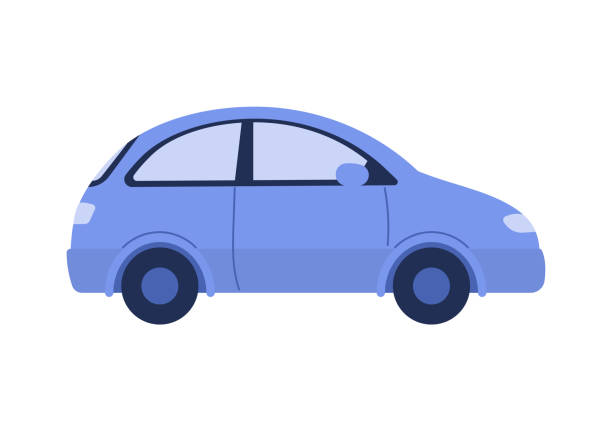
#> input picture python-tracker/images/voiture.jpg, 612 x 428 px; its folder holds only this picture in this run
$ python -i object_identifier.py   (imports and definitions only)
#> lines starting #> are read from the running program, lines starting #| are printed output that depends on the picture
#> further down, picture is the input picture: shape (428, 612, 3); mean B, G, R 241.9, 222.8, 216.3
import cv2
import os
import logging

# [1 line not run here, left out]
logger = logging.getLogger(__name__)

class ObjectIdentifier:
    def __init__(self, images_dir=None, min_match_count=10, distance_threshold=50):
        self.orb = cv2.ORB_create()
        self.bf = cv2.BFMatcher(cv2.NORM_HAMMING, crossCheck=True)
        self.min_match_count = min_match_count
        self.distance_threshold = distance_threshold

        if images_dir is None:
            images_dir = os.path.join(os.path.dirname(__file__), "images")

        if not os.path.exists(images_dir):
            logger.error(f"Le dossier d'images n'existe pas : {images_dir}")
            raise FileNotFoundError(f"Le dossier d'images n'existe pas : {images_dir}")

        self.reference_images = self._load_reference_descriptors(images_dir)

    def _load_reference_descriptors(self, directory):
#> called with directory = 'python-tracker/images'
        descriptors = {}
        for filename in os.listdir(directory):
            filepath = os.path.join(directory, filename)
            img = cv2.imread(filepath, cv2.IMREAD_GRAYSCALE)
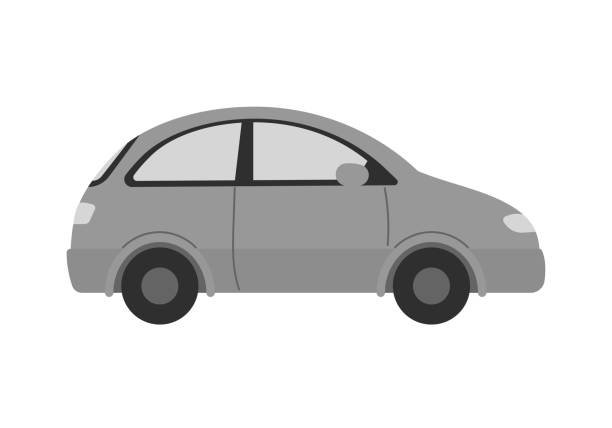
#> img: shape (428, 612); min 20, max 255, mean 223
#> in __init__, `self.reference_images = self._load_reference_descriptors(images_dir)`: self.reference_images = 1 item

            if img is None:
                logger.warning(f"Image illisible : {filename}")
                continue

            _, des = self.orb.detectAndCompute(img, None)
            if des is None or len(des) == 0:
                logger.warning(f"Aucun descripteur détecté dans : {filename}")
                continue

            label = os.path.splitext(filename)[0]
            descriptors[label] = des
        logger.info(f"{len(descriptors)} images de référence chargées.")
        return descriptors

    def _compute_best_match(self, des_frame):
        best_match = None
        best_score = float('inf')
        for label, des_ref in self.reference_images.items():
            if des_ref is None or len(des_ref) == 0:
                continue
            matches = self.bf.match(des_ref, des_frame)
            if len(matches) < self.min_match_count:
                continue
            avg_distance = sum(m.distance for m in matches) / len(matches)
            logger.debug(f"Label: {label}, Avg distance: {avg_distance:.2f}, Matches: {len(matches)}")
            if avg_distance < best_score:
                best_score = avg_distance
                best_match = label
        return best_match, best_score

    def identify(self, frame):
        gray = cv2.cvtColor(frame, cv2.COLOR_BGR2GRAY)
        scales = [1.0, 0.8, 0.6, 0.4, 0.3]
        best_match = None
        best_score = float('inf')

        for scale in scales:
            small = cv2.resize(gray, (0, 0), fx=scale, fy=scale)
            _, des_frame = self.orb.detectAndCompute(small, None)
            if des_frame is None or len(des_frame) == 0:
                logger.debug(f"Aucun descripteur détecté à l'échelle {scale}")
                continue
            match, score = self._compute_best_match(des_frame)
            if match and score < best_score:
                best_score = score
                best_match = match
#> this loop made 5 passes
#> score on pass 1: 1.47
#> score on passes 2 to 5: 12.69, 16.44, 21.51, 32.84
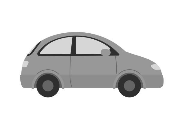
#> small: shape (128, 184); min 35, max 255, mean 222.9
#> after the loop, best_score = 1.47

        if best_score > self.distance_threshold:
            return None
        logger.info(f"Objet reconnu : {best_match} (score: {best_score:.2f})")
        return best_match

>>> import cv2
>>> picture = cv2.imread('images/voiture.jpg')
>>> result = ObjectIdentifier().identify(picture)
#> result = 'voiture'
